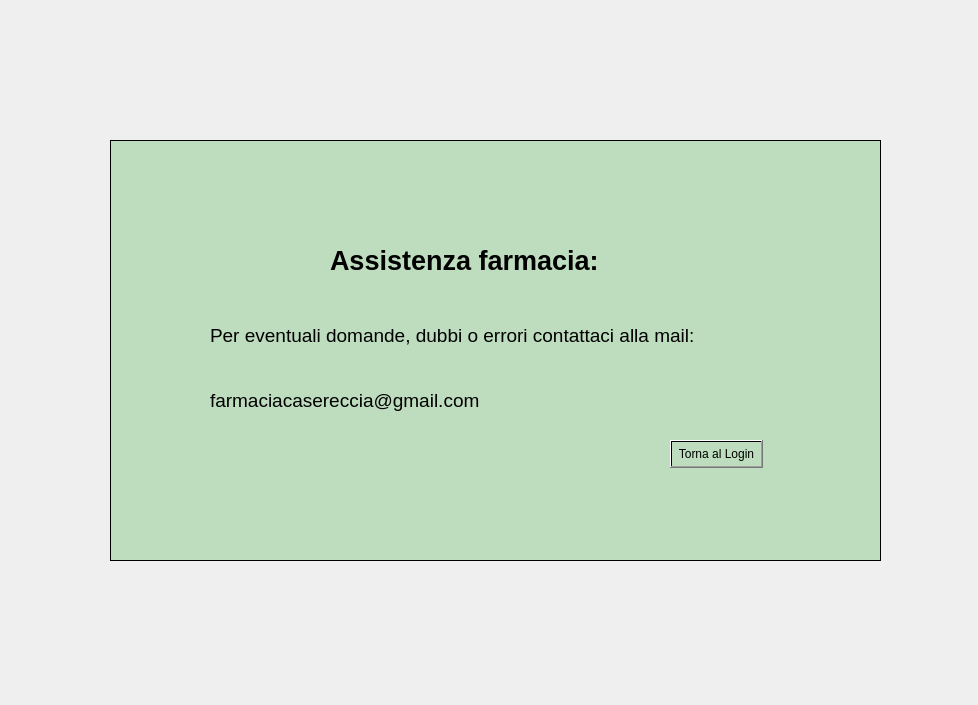
<?xml version="1.0" encoding="UTF-8"?>
<ui version="4.0">
 <class>Form</class>
 <widget class="QWidget" name="Form">
  <property name="geometry">
   <rect>
    <x>0</x>
    <y>0</y>
    <width>978</width>
    <height>705</height>
   </rect>
  </property>
  <property name="windowTitle">
   <string>Form</string>
  </property>
  <property name="styleSheet">
   <string notr="true"/>
  </property>
  <widget class="QFrame" name="frame">
   <property name="geometry">
    <rect>
     <x>110</x>
     <y>140</y>
     <width>771</width>
     <height>421</height>
    </rect>
   </property>
   <property name="styleSheet">
    <string notr="true">background-color: qlineargradient(spread:pad, x1:0, y1:0, x2:1, y2:0, stop:1 rgba(190, 220, 190, 255));</string>
   </property>
   <property name="frameShape">
    <enum>QFrame::StyledPanel</enum>
   </property>
   <property name="frameShadow">
    <enum>QFrame::Raised</enum>
   </property>
   <widget class="QLabel" name="label">
    <property name="geometry">
     <rect>
      <x>220</x>
      <y>70</y>
      <width>361</width>
      <height>101</height>
     </rect>
    </property>
    <property name="font">
     <font>
      <pointsize>20</pointsize>
      <weight>75</weight>
      <bold>true</bold>
     </font>
    </property>
    <property name="styleSheet">
     <string notr="true">background-color:</string>
    </property>
    <property name="text">
     <string>Assistenza farmacia:</string>
    </property>
   </widget>
   <widget class="QLabel" name="label_2">
    <property name="geometry">
     <rect>
      <x>100</x>
      <y>170</y>
      <width>611</width>
      <height>51</height>
     </rect>
    </property>
    <property name="font">
     <font>
      <pointsize>14</pointsize>
     </font>
    </property>
    <property name="text">
     <string>Per eventuali domande, dubbi o errori contattaci alla mail:</string>
    </property>
   </widget>
   <widget class="QLabel" name="label_3">
    <property name="geometry">
     <rect>
      <x>100</x>
      <y>240</y>
      <width>321</width>
      <height>41</height>
     </rect>
    </property>
    <property name="font">
     <font>
      <pointsize>14</pointsize>
     </font>
    </property>
    <property name="text">
     <string>farmaciacasereccia@gmail.com</string>
    </property>
   </widget>
   <widget class="QPushButton" name="tornaloginbtn">
    <property name="geometry">
     <rect>
      <x>560</x>
      <y>300</y>
      <width>93</width>
      <height>28</height>
     </rect>
    </property>
    <property name="text">
     <string>Torna al Login</string>
    </property>
   </widget>
  </widget>
  <widget class="QFrame" name="frame_2">
   <property name="geometry">
    <rect>
     <x>-10</x>
     <y>-10</y>
     <width>1531</width>
     <height>941</height>
    </rect>
   </property>
   <property name="styleSheet">
    <string notr="true">background-image: url(:/immfarma/logofarmacia.PNG);</string>
   </property>
   <property name="frameShape">
    <enum>QFrame::StyledPanel</enum>
   </property>
   <property name="frameShadow">
    <enum>QFrame::Raised</enum>
   </property>
  </widget>
  <zorder>frame_2</zorder>
  <zorder>frame</zorder>
 </widget>
 <resources>
  <include location="../resource.qrc"/>
 </resources>
 <connections/>
</ui>
